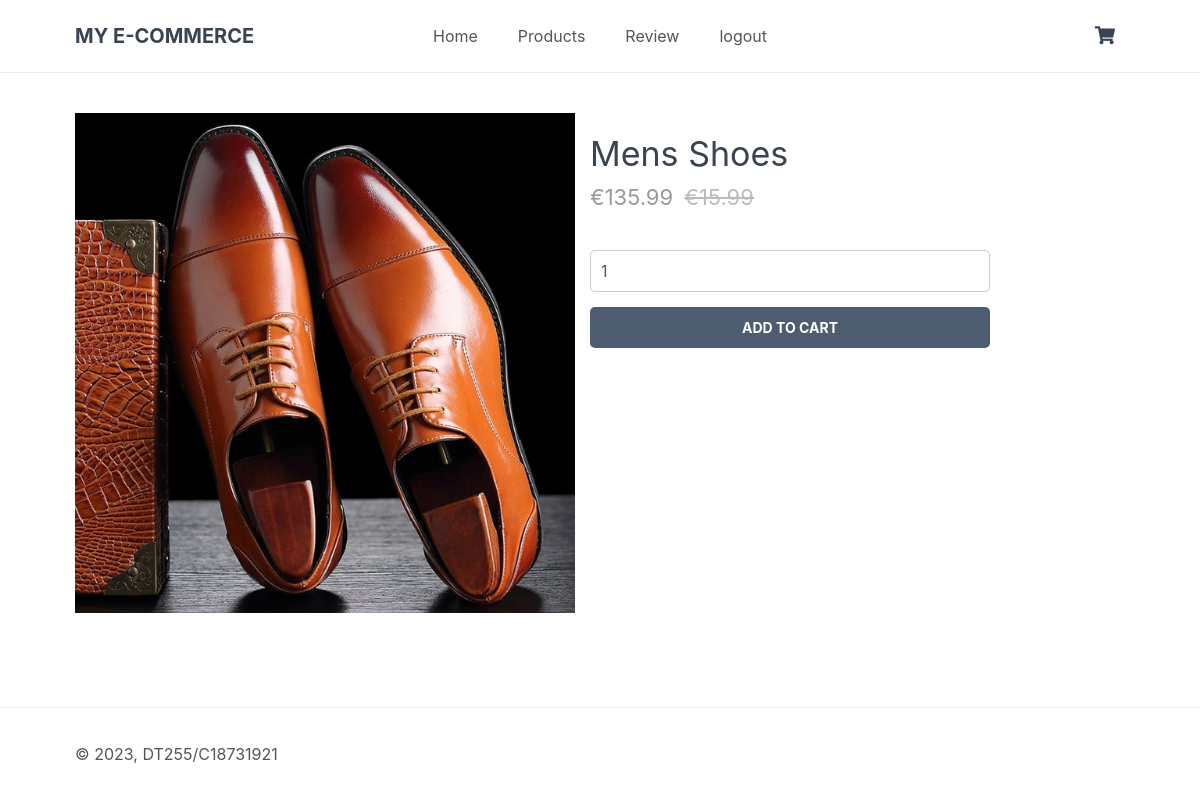
The app's page /cart/index.php?page=product&id=8 with its own data.
### tables this page shows
CREATE TABLE `products` (
  `id` int(11) NOT NULL,
  `name` varchar(200) NOT NULL,
  `desc` text NOT NULL,
  `price` decimal(7,2) NOT NULL,
  `rrp` decimal(7,2) NOT NULL DEFAULT 0.00,
  `quantity` int(11) NOT NULL,
  `img` text NOT NULL,
  `date_added` datetime NOT NULL DEFAULT current_timestamp()
);

### cart/index.php (called while the page is built, shortened)
<?php
include 'functions.php';
$page = isset($_GET['page']) && file_exists($_GET['page'] . '.php') ? $_GET['page'] : 'home';
include $page . '.php';
?>

### cart/product.php (the view, shortened to what this page needs)
<?php
if (isset($_GET['id'])) {
    $stmt = $pdo->prepare('SELECT * FROM products WHERE id = ?');
    $stmt->execute([$_GET['id']]);
    $product = $stmt->fetch(PDO::FETCH_ASSOC);
} else {
    exit('Product does not exist!');
}
?>
<?=template_header('Product')?>
<div class="product content-wrapper">
    <img src="imgs/<?=$product['img']?>" width="500" height="500" alt="<?=$product['name']?>">
    <div>
        <h1 class="name"><?=$product['name']?></h1>
        <span class="price">
            &euro;<?=$product['price']?>
            <?php if ($product['rrp'] > 0): ?>
            <span class="rrp">&euro;<?=$product['rrp']?></span>
            <?php endif; ?>
        </span>
        <form action="index.php?page=cart" method="post">
            <input type="number" name="quantity" value="1" min="1" max="<?=$product['quantity']?>" placeholder="Quantity" required>
            <input type="submit" value="Add To Cart">
        </form>
    </div>
</div>
<?=template_footer()?>

### cart/style.css (style rules this page uses)
* { box-sizing: border-box; font-family: -apple-system, BlinkMacSystemFont, "segoe ui", roboto, oxygen, ubuntu, cantarell, "fira sans", "droid sans", "helvetica neue", Arial, sans-serif; font-size: 16px; -webkit-font-smoothing: antialiased; -moz-osx-font-smoothing: grayscale; }
html { height: 100%; }
body { position: relative; min-height: 100%; color: #555555; background-color: #FFFFFF; margin: 0; padding-bottom: 100px; }
h1, h2, h3, h4, h5 { color: #394352; }
.content-wrapper { width: 1050px; margin: 0 auto; }
main > .product { display: flex; padding: 40px 0; }
main > .product > div { padding-left: 15px; }
main > .product h1 { font-size: 34px; font-weight: normal; margin: 0; padding: 20px 0 10px 0; }
main > .product .price { display: block; font-size: 22px; color: #999999; }
main > .product .rrp { color: #BBBBBB; text-decoration: line-through; font-size: 22px; padding-left: 5px; }
main > .product form { display: flex; flex-flow: column; margin: 40px 0; }
main > .product form input[type="number"] { width: 400px; padding: 10px; margin-bottom: 15px; border: 1px solid #ccc; color: #555555; border-radius: 5px; }
main > .product form input[type="submit"] { background: #4e5c70; border: 0; color: #FFFFFF; width: 400px; padding: 12px 0; text-transform: uppercase; font-size: 14px; font-weight: bold; border-radius: 5px; cursor: pointer; }

### records on screen
products: img (picture), name "Mens Shoes", price "135.99", rrp "15.99"
